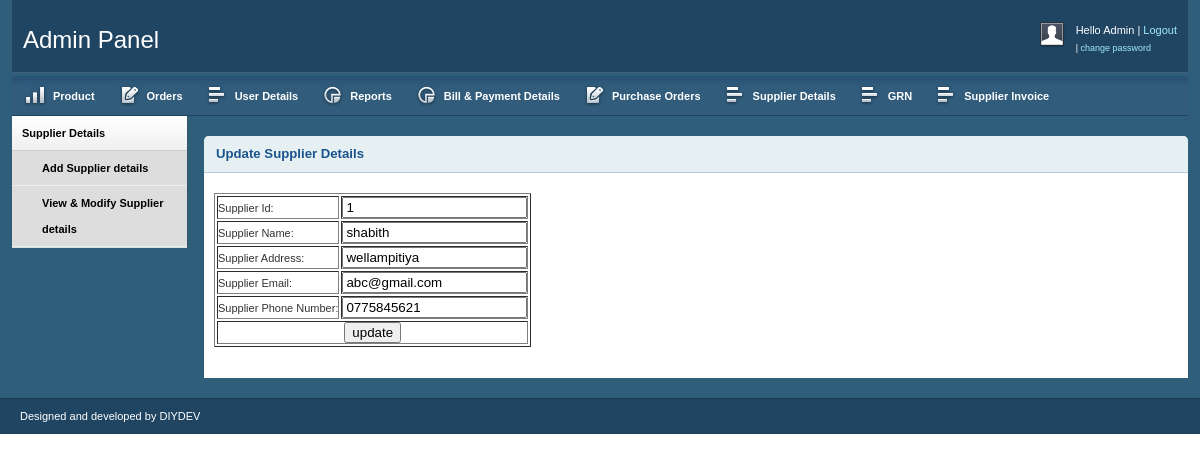
Screenshot of /admin/update_sup.php?id=1 (signed in) with the database file from the repository.
### tables this page shows
CREATE TABLE `supplier` (
  `s_id` int(10) NOT NULL,
  `s_name` varchar(20) NOT NULL,
  `s_addr` varchar(100) NOT NULL,
  `s_email` varchar(50) NOT NULL,
  `s_phone` varchar(10) NOT NULL
);

### admin/update_sup.php (the view, shortened to what this page needs)
<?php
include "admin_header.php";
$link=mysqli_connect("localhost","root","");
mysqli_select_db($link,"online_shopping");
$id = $_GET["id"];
$res= mysqli_query($link,"select * from supplier where s_id=$id");
while($row=mysqli_fetch_array($res))
{
	$s_id= $row["s_id"];
	$s_name= $row["s_name"];
	$s_addr= $row["s_addr"];
	$s_email= $row["s_email"];
	$s_phone= $row["s_phone"];
}
?>
        <div class="grid_2">
            <div class="box sidemenu">
                <div class="block" id="section-menu">
                    <ul class="section menu">
                        <li><a class="menuitem">Supplier Details</a>
                            <ul class="submenu">
                                <li><a href="add_sup.php">Add Supplier details</a> </li>
                                <li><a href="view_sup.php">View & Modify Supplier details</a> </li>
                            </ul>
                        </li>
                    </ul>
                </div>
            </div>
        </div>
        <div class="grid_10">
            <div class="box round first">
                <h2>
                   Update Supplier Details</h2>
                <div class="block">
					<form name="form1" action="" method="post" enctype="multipart/form-data">
					<table border="1">
					<tr>
					<td>Supplier Id:</td>
					<td><input type="text" name="sid" value="<?php echo $s_id; ?>" readonly="readonly"></td>
					</tr>
					<tr>
					<td>Supplier Name:</td>
					<td><input type="text" name="snm" value="<?php echo $s_name; ?>"></td>
					</tr>
					<tr>
					<td>Supplier Address:</td>
					<td><input type="text" name="saddr" value="<?php echo $s_addr; ?>"></td>
					</tr>
					<tr>
					<td>Supplier Email:</td>
					<td><input type="text" name="semail" value="<?php echo $s_email; ?>"></td>
					</tr>
                    <tr>
					<td>Supplier Phone Number:</td>
					<td><input type="text" name="sphone" value="<?php echo $s_phone; ?>"></td>
					</tr>
					<tr>
					<td colspan="2" align="center"><input type="submit" name="submit111" value="update"></td>
				</tr>
					</table>
					</form>
                </div>
            </div>
<?php
include "admin_footer.php";
?>

### admin/css/grid.css (style rules this page uses)
.grid_1, .grid_2, .grid_3, .grid_4, .grid_5, .grid_6, .grid_7, .grid_8, .grid_9, .grid_10, .grid_11, .grid_12, .grid_13, .grid_14, .grid_15, .grid_16 { display: inline; float: left; margin-left: 1%; margin-right: 1%; }
.container_12 .grid_2 { width: 14.666%; }
.container_12 .grid_10 { width: 81.333%; }

### admin/css/layout.css (style rules this page uses)
body { background: #fff; color: #333; font-size: 11px; padding: 0 0 0px; }
a { color: #000; font-weight:bold; text-decoration: none; }
h1, h2, h3, h4, h5, h6 { line-height:1.2em; margin-bottom:.3em; }
h2 { margin-top:1em; }
.box { background:#fff; margin-bottom:20px; padding:10px 10px 10px 10px; margin-left:-8px; }
.box.round { -moz-border-radius: 5px 5px 0px 0px; -webkit-border-radius: 5px 5px 0px 0px; border-radius: 5px 5px 0px 0px; }
.box h2 { font-size:1.2em; font-weight:bold; color:#1B548D; background:#E6F0F3; margin:-10px -10px 0 -10px; padding:10px 12px; border-bottom:1px solid #B3CBD6; -moz-border-radius: 5px 5px 0px 0px; -webkit-border-radius: 5px 5px 0px 0px; border-radius: 5px 5px 0px 0px; }
.box.first { margin-top:20px; }
.block { padding-top:20px; }
.box.sidemenu { background-color:#D1DEE4; border-right:1px solid #3A5665; padding:0px; margin:0px; cursor:pointer; }
.box.sidemenu .block { padding-top:0px; margin-top:0px; }
ul, ol { padding-top:0; }
ul.menu { list-style:none; border-top:1px solid #bbb; }
ul.menu li { margin:0; }
ul.menu li a { display:block; padding:4px 10px; border-bottom:1px solid #ccc; }
ul.menu ul { list-style:none; margin:0; }
ul.menu ul li a { padding-left:30px; }
ul.section { border-top:0; margin-bottom:0; }
ul.section li a { background:url(../img/sidemenu-repeat.jpg) repeat-x; line-height:26px; }
ul.section li li a { background:#ddd; border-bottom:1px solid #eee; }
ul.section ul li { text-transform:none; }
.block { padding-bottom:1px; }

### rows the page displays
supplier: sid "1", snm "shabith", saddr "wellampitiya", semail "abc@gmail.com", sphone "0775845621"
